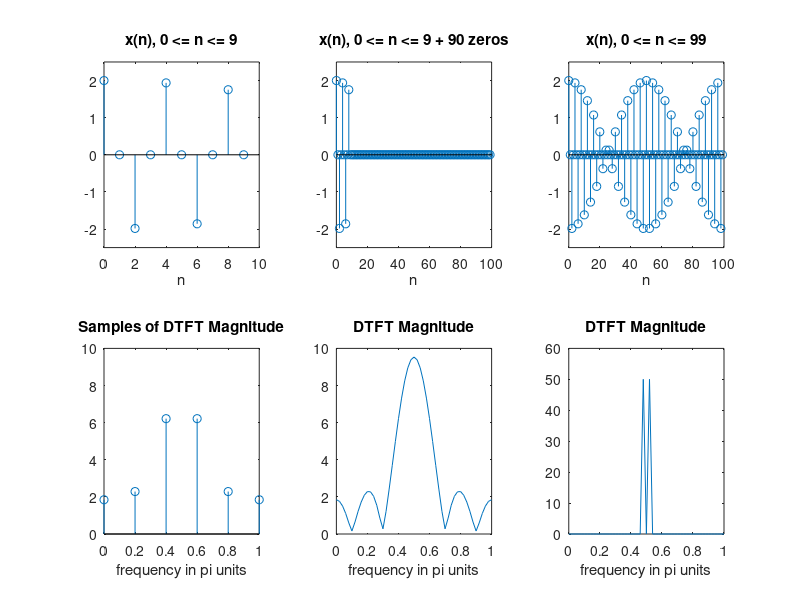

Write the MATLAB code that produced this figure.
% Chapter 05: Example 05.08

%             High density vs HiRes Spectrum

%

% signal x(n)

subplot(1,1,1);

n = [0:1:99]; x = cos(0.48*pi*n)+cos(0.52*pi*n);

%

% Spectrum based on the first 10 samples of x(n)

n1 = [0:1:9]; y1 = x(1:1:10);

subplot(2,3,1); stem(n1,y1);

title('x(n), 0 <= n <= 9');xlabel('n');

axis([0,10,-2.5,2.5]); set(gca,'fontsize',10)

Y1 = fft(y1); magY1 = abs(Y1(1:1:6));

k1 = 0:1:5; w1 = 2*pi/10*k1;

subplot(2,3,4);stem(w1/pi,magY1);title('Samples of DTFT Magnitude');

xlabel('frequency in pi units'); axis([0,1,0,10]); set(gca,'fontsize',10)

%

% High density spectrum (100 samples) based on the first 10 samples of x(n)

n2= [0:1:99]; y2 = [x(1:1:10) zeros(1,90)];

subplot(2,3,2); stem(n2,y2); title('x(n), 0 <= n <= 9 + 90 zeros'); xlabel('n')

axis([0,100,-2.5,2.5]); set(gca,'fontsize',10)

Y2 = fft(y2);magY2=abs(Y2(1:1:51));

k2 = 0:1:50; w2 = 2*pi/100*k2;

subplot(2,3,5); plot(w2/pi,magY2); title('DTFT Magnitude'); xlabel('frequency in pi units')

axis([0,1,0,10]); set(gca,'fontsize',10)

%

% High resolution spectrum based on 100 samples of the signal x(n)

subplot(2,3,3); stem(n,x); title('x(n), 0 <= n <= 99');xlabel('n')

axis([0,100,-2.5,2.5]); set(gca,'fontsize',10)

X = fft(x); magX=abs(X(1:1:51));

k = 0:1:50; w = 2*pi/100*k;

subplot(2,3,6);plot(w/pi,magX);title('DTFT Magnitude');xlabel('frequency in pi units')

axis([0,1,0,60]); set(gca,'fontsize',10)

